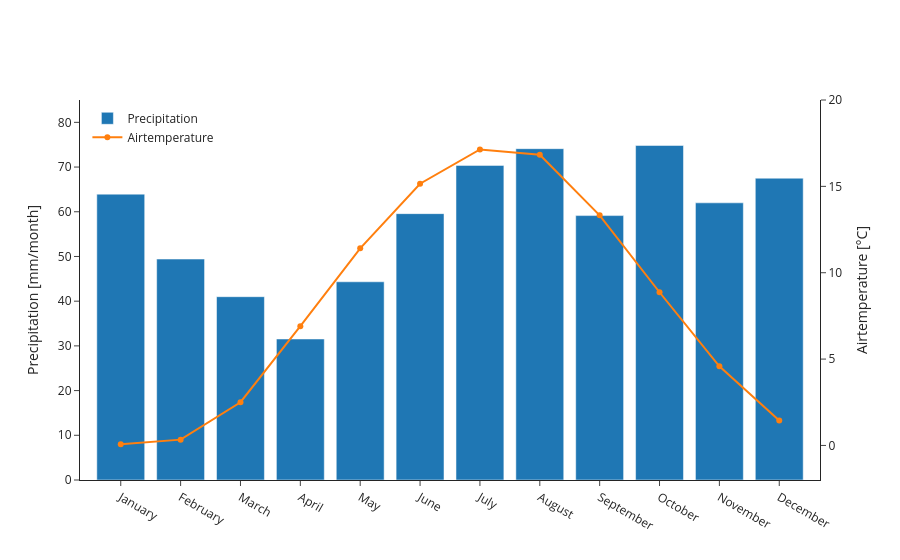

Notebook code for this chart:
### Markdown cell above
### Meteorology

### Code cell
df_tmp = df_metops.set_index('DateTime')

station_name = 'Hörby A (53530)'

# Resample to Monthly sums/means
df_tmp = df_tmp.resample('MS').agg({
    'Lufttemperatur': 'mean',
    'Nederbördsmängd': 'sum'
})

# Create average data
df_tmp = df_tmp.groupby(df_tmp.index.month).mean()


fig = go.Figure()

fig.add_trace(
    go.Bar(
        x = df_tmp.index,
        y = df_tmp['Nederbördsmängd'],
        name='Precipitation', 
        yaxis='y'
    )
)
fig.add_trace(
    go.Scatter(
        x = df_tmp.index, 
        y = df_tmp['Lufttemperatur'], 
        name = 'Airtemperature',
        yaxis='y2',
    )
)

fig.update_layout(
    template='simple_white',
    plot_bgcolor='rgba(0,0,0,0)',
    paper_bgcolor='rgba(0,0,0,0)',
    xaxis=dict(
        #title='DateTime',
        tickvals = df_tmp.index,
        ticktext=calendar.month_name[1:]
    ),
    yaxis=dict(
        title='Precipitation [mm/month]',
        side='left', 
        range=[0, 85],
    ),
    yaxis2=dict(
        title='Airtemperature [°C]',
        side='right', 
        overlaying='y',
        range=[-2, 20]
    ), 
    legend=dict(
        xanchor='left', 
        x = 0.01, 
        yanchor='top', 
        y = 0.99
    )
)

# format the caption  
caption = f"Average climate at {station_name}"

## save caption
with open("../../fig/html/meteo_avg_rin_caption.md", "w") as f:
    f.write(caption)

fig.write_html("../../fig/html/meteo_avg_rin.html")

### Figure 1 — Plotly figure (JSON) as saved in the notebook; plotly's stock layout.template omitted (floating-point values rounded to 4 significant figures)
{"data": [{"name": "Precipitation", "type": "bar", "x": [1, 2, 3, 4, 5, 6, 7, 8, 9, 10, 11, 12], "y": [63.94, 49.42, 41.0, 31.54, 44.34, 59.58, 70.37, 74.12, 59.15, 74.83, 62.0, 67.51], "yaxis": "y"}, {"name": "Airtemperature", "type": "scatter", "x": [1, 2, 3, 4, 5, 6, 7, 8, 9, 10, 11, 12], "y": [0.07674, 0.3368, 2.503, 6.905, 11.41, 15.15, 17.14, 16.83, 13.32, 8.869, 4.582, 1.451], "yaxis": "y2"}], "layout": {"legend": {"x": 0.01, "xanchor": "left", "y": 0.99, "yanchor": "top"}, "paper_bgcolor": "rgba(0,0,0,0)", "plot_bgcolor": "rgba(0,0,0,0)", "xaxis": {"ticktext": ["January", "February", "March", "April", "May", "June", "July", "August", "September", "October", "November", "December"], "tickvals": [1, 2, 3, 4, 5, 6, 7, 8, 9, 10, 11, 12]}, "yaxis": {"range": [0, 85], "side": "left", "title": {"text": "Precipitation [mm/month]"}}, "yaxis2": {"overlaying": "y", "range": [-2, 20], "side": "right", "title": {"text": "Airtemperature [°C]"}}}}
